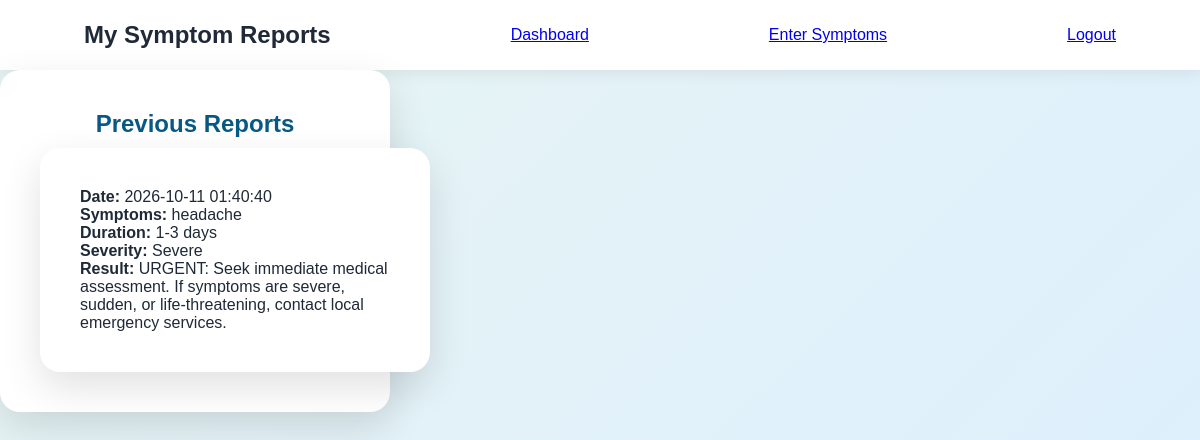
Page /my-reports (signed in) on the committed database.
### tables this page shows
CREATE TABLE symptom_reports (
            id INTEGER PRIMARY KEY AUTOINCREMENT,
            patient_id INTEGER NOT NULL,
            symptoms TEXT NOT NULL,
            duration TEXT NOT NULL,
            severity TEXT NOT NULL,
            triage_result TEXT NOT NULL,
            created_at TIMESTAMP DEFAULT CURRENT_TIMESTAMP,
            FOREIGN KEY (patient_id) REFERENCES users(id)
        );

### app.py (the view)
@app.route("/my-reports")
def my_reports():
    if "user_id" not in session:
        return redirect("/")
    if session.get("role") != "Patient":
        return "Access Denied", 403
    conn = get_db_connection()
    reports = conn.execute(
        """
        SELECT symptoms, duration, severity, triage_result, created_at
        FROM symptom_reports
        WHERE patient_id = ?
        ORDER BY id DESC
        """,
        (session["user_id"],)
    ).fetchall()
    conn.close()
    return render_template(
        "my_reports.html",
        name=session["name"],
        reports=reports
    )

### app.py (called while the page is built)
def get_db_connection():
    conn = sqlite3.connect("database.db")
    conn.row_factory = sqlite3.Row
    return conn

### templates/my_reports.html (shortened to what this page needs)
<!DOCTYPE html>
<html lang="en">
<head>
    <link rel="stylesheet" href="{{ url_for('static', filename='style.css') }}">
</head>
<body>
    <div class="navbar">
        <h2>My Symptom Reports</h2>
        <a href="{{ url_for('patient') }}">Dashboard</a>
        <a href="{{ url_for('symptom_intake') }}">Enter Symptoms</a>
        <a href="{{ url_for('logout') }}">Logout</a>
    </div>
    <div class="card">
        <h2>Previous Reports</h2>
        {% if reports %}
            {% for report in reports %}
                <div class="card">
                    <p><strong>Date:</strong> {{ report["created_at"] }}</p>
                    <p><strong>Symptoms:</strong> {{ report["symptoms"] }}</p>
                    <p><strong>Duration:</strong> {{ report["duration"] }}</p>
                    <p><strong>Severity:</strong> {{ report["severity"] }}</p>
                    <p><strong>Result:</strong> {{ report["triage_result"] }}</p>
                </div>
            {% endfor %}
        {% else %}
            <p>You have not submitted any symptom reports yet.</p>
        {% endif %}
    </div>
</body>
</html>

### static/style.css (style rules this page uses)
* { margin: 0; padding: 0; box-sizing: border-box; font-family: Arial, sans-serif; }
body { min-height: 100vh; background: linear-gradient(135deg, #e8f5f3, #dceeff); color: #1f2937; }
.navbar { height: 70px; display: flex; justify-content: space-between; align-items: center; padding: 0 7%; background: white; box-shadow: 0 3px 15px rgba(0, 0, 0, 0.08); }
.card { width: 390px; background: white; padding: 40px; border-radius: 20px; box-shadow: 0 15px 40px rgba(0, 0, 0, 0.12); }
.card h2 { text-align: center; margin-bottom: 10px; color: #075985; }

### rows in the picture
symptom_reports: created_at "2026-10-11 01:40:40", symptoms "headache", duration "1-3 days", severity "Severe", triage_result "URGENT: Seek immediate medical assessment. If symptoms are severe, sudden, or life-threatening, contact local emergency services."
